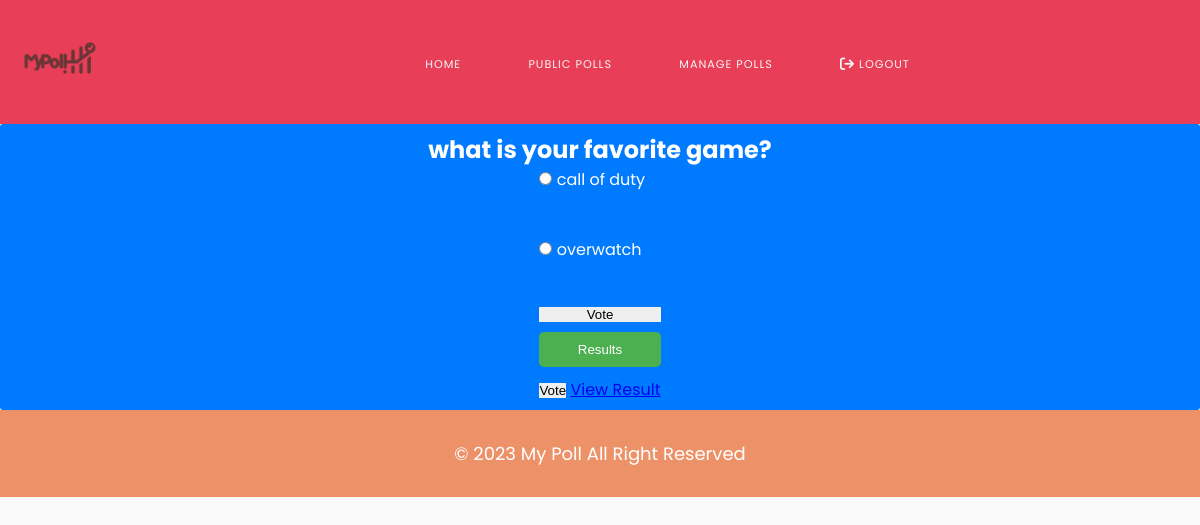
The app's page /vote.php?id=8 (signed in) with its own data.
### tables this page shows
CREATE TABLE IF NOT EXISTS `polls` (
  `qid` int(11) NOT NULL AUTO_INCREMENT,
  `uid` int(11) NOT NULL,
  `question` text NOT NULL,
  `qdate` date NOT NULL,
  `status` tinyint(1) NOT NULL,
  `edate` date NOT NULL,
  PRIMARY KEY (`qid`),
  KEY `Foreign key userid for the questions` (`uid`)
);

CREATE TABLE IF NOT EXISTS `choices` (
  `chid` int(11) NOT NULL AUTO_INCREMENT,
  `qid` int(11) NOT NULL,
  `choice` varchar(128) NOT NULL,
  `votes` int(11) NOT NULL,
  PRIMARY KEY (`chid`),
  KEY `Foreign key to the question id` (`qid`)
);

### vote.php (the view, shortened to what this page needs)
<?php
include './init/header2.php';
?>
<?php
            $sqlgetpoll = $db -> query("SELECT * FROM `polls` WHERE  qid={$_GET['id']}");
								while ($getInfo = $sqlgetpoll -> fetch()){
                                    $question = $getInfo['question'];
                                    $qid =$getInfo['qid'];
                                $sqlgetresult = $db -> prepare("SELECT * FROM `choices` WHERE qid= ?");
                                $sqlgetresult -> bindValue(1, $qid);
                                $sqlgetresult -> execute();
            ?>
       <form action="vote.php?id=<?=$_GET['id']?>" method="post">
            <div class="container poll-vote">
                <h2>  <?php echo htmlspecialchars($question); ?> </h2>
                <div class="poll-options">
                    <?php
                     while($result = $sqlgetresult->fetch(PDO::FETCH_ASSOC)) {
                        $choice = $result['choice'];
                        $chid = $result['chid'];
                    ?>
         <label>
            <input type="radio" name="poll_answer" value="<?=htmlspecialchars($chid)?>">
            <?= htmlspecialchars($choice) ?>
        </label><br>
                    <?php
                }
                    ?>
                            <input type="submit" value="Vote" name="vote" class="vote">
                            <button onclick="loadResults(<?php echo $qid; ?>)">Results</button>
                            <div>
            <input type="submit" value="Vote" name="vote" class="vote">
            <a href="result.php?id=<?=$poll['id']?>">View Result</a>
        </div>
                </div>
                </div>
            </form>
            <?php } ?>
<?php
    include './init/footer.php';
    ?>

### css/style.css (style rules this page uses)
* { border: 0; box-sizing: border-box; margin: 0; padding: 0; }
body { background: rgb(250, 250, 250); font-family: 'Poppins', sans-serif; }
.container { display: flex; flex-direction: column; align-items: center; padding: 20px; }
.poll-options { display: flex; flex-direction: column; gap: 10px; }
button { padding: 10px 20px; background-color: #4CAF50; color: white; border: none; border-radius: 5px; cursor: pointer; transition: background-color 0.3s; }
.poll-vote { background-color: #007bff; border: none; border-radius: 3px; color: #fff; cursor: pointer; padding: 0.5rem 1rem; text-decoration: none; transition: background-color 0.2s; }

### records on screen
polls: question "what is your favorite game?"
choices: choice "call of duty"
choices: choice "overwatch"
